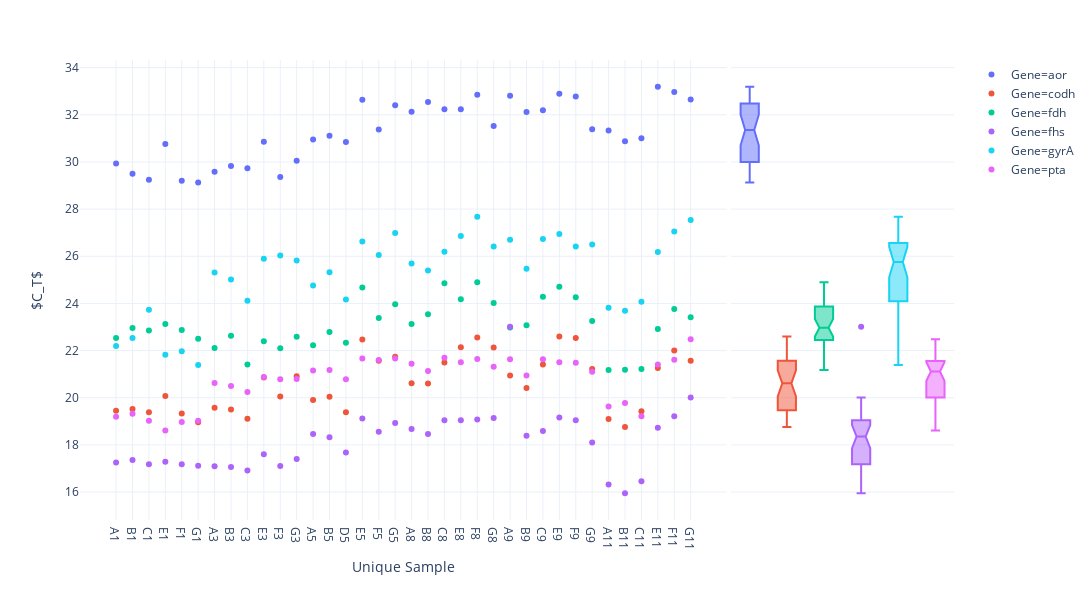

Write notebook code for a chart like this one.
### Markdown cell above
## Distribution of Ct values for all genes

### Code cell
fig = px.scatter(
    sampleCts.reset_index(
    ).assign(
        **{
            "Unique Sample": lambda df: df.Bottle.str.cat(df.Sample.map(str))
        }
    ).sort_values(
        ["Sample", "Bottle"]
    ),
    y="Ct",
    color="GOI",
    x="Unique Sample",
    marginal_y="box",
    template="plotly_white",
    width=1200,
    labels={
        "Ct": "$C_T$",
        "GOI": "Gene"
    }
)

pio.write_image(fig, str(results_path / 'all-cts.svg'))
fig

### Figure 1 — Plotly figure (JSON) as saved in the notebook; plotly's stock layout.template omitted (floating-point values rounded to 4 significant figures)
{"data": [{"hovertemplate": "Gene=aor<br>Unique Sample=%{x}<br>$C_T$=%{y}<extra></extra>", "legendgroup": "Gene=aor", "marker": {"color": "#636efa", "symbol": "circle"}, "mode": "markers", "name": "Gene=aor", "showlegend": true, "type": "scatter", "uid": "0437ab5a-b669-44bd-898d-d57bfb4a3d9a", "x": ["A1", "B1", "C1", "E1", "F1", "G1", "A3", "B3", "C3", "E3", "F3", "G3", "A5", "B5", "D5", "E5", "F5", "G5", "A8", "B8", "C8", "E8", "F8", "G8", "A9", "B9", "C9", "E9", "F9", "G9", "A11", "B11", "C11", "E11", "F11", "G11"], "xaxis": "x", "y": [29.94, 29.5, 29.25, 30.76, 29.2, 29.13, 29.58, 29.83, 29.73, 30.86, 29.36, 30.05, 30.95, 31.11, 30.85, 32.64, 31.38, 32.41, 32.13, 32.54, 32.24, 32.24, 32.85, 31.53, 32.81, 32.12, 32.19, 32.89, 32.78, 31.39, 31.33, 30.88, 31.01, 33.19, 32.97, 32.65], "yaxis": "y"}, {"alignmentgroup": "True", "legendgroup": "Gene=aor", "marker": {"color": "#636efa", "symbol": "circle"}, "name": "Gene=aor", "notched": true, "offsetgroup": "Gene=aor", "showlegend": false, "type": "box", "uid": "7a220319-4625-4d05-abb1-bd47db3e2a33", "xaxis": "x2", "y": [29.94, 29.5, 29.25, 30.76, 29.2, 29.13, 29.58, 29.83, 29.73, 30.86, 29.36, 30.05, 30.95, 31.11, 30.85, 32.64, 31.38, 32.41, 32.13, 32.54, 32.24, 32.24, 32.85, 31.53, 32.81, 32.12, 32.19, 32.89, 32.78, 31.39, 31.33, 30.88, 31.01, 33.19, 32.97, 32.65], "yaxis": "y"}, {"hovertemplate": "Gene=codh<br>Unique Sample=%{x}<br>$C_T$=%{y}<extra></extra>", "legendgroup": "Gene=codh", "marker": {"color": "#EF553B", "symbol": "circle"}, "mode": "markers", "name": "Gene=codh", "showlegend": true, "type": "scatter", "uid": "c0b73291-9651-4024-9fc5-1d90c738e05e", "x": ["A1", "B1", "C1", "E1", "F1", "G1", "A3", "B3", "C3", "E3", "F3", "G3", "A5", "B5", "D5", "E5", "F5", "G5", "A8", "B8", "C8", "E8", "F8", "G8", "A9", "B9", "C9", "E9", "F9", "G9", "A11", "B11", "C11", "E11", "F11", "G11"], "xaxis": "x", "y": [19.45, 19.52, 19.39, 20.07, 19.33, 18.96, 19.58, 19.5, 19.11, 20.86, 20.05, 20.91, 19.91, 20.04, 19.39, 22.47, 21.57, 21.74, 20.62, 20.6, 21.5, 22.14, 22.56, 22.13, 20.94, 20.41, 21.41, 22.6, 22.53, 21.22, 19.1, 18.76, 19.43, 21.26, 22, 21.57], "yaxis": "y"}, {"alignmentgroup": "True", "legendgroup": "Gene=codh", "marker": {"color": "#EF553B", "symbol": "circle"}, "name": "Gene=codh", "notched": true, "offsetgroup": "Gene=codh", "showlegend": false, "type": "box", "uid": "c85053f5-9616-40ef-8c1d-f4bfc7faf3cf", "xaxis": "x2", "y": [19.45, 19.52, 19.39, 20.07, 19.33, 18.96, 19.58, 19.5, 19.11, 20.86, 20.05, 20.91, 19.91, 20.04, 19.39, 22.47, 21.57, 21.74, 20.62, 20.6, 21.5, 22.14, 22.56, 22.13, 20.94, 20.41, 21.41, 22.6, 22.53, 21.22, 19.1, 18.76, 19.43, 21.26, 22, 21.57], "yaxis": "y"}, {"hovertemplate": "Gene=fdh<br>Unique Sample=%{x}<br>$C_T$=%{y}<extra></extra>", "legendgroup": "Gene=fdh", "marker": {"color": "#00cc96", "symbol": "circle"}, "mode": "markers", "name": "Gene=fdh", "showlegend": true, "type": "scatter", "uid": "5ada4a08-ab45-47f0-b266-a13402a7e8cc", "x": ["A1", "B1", "C1", "E1", "F1", "G1", "A3", "B3", "C3", "E3", "F3", "G3", "A5", "B5", "D5", "E5", "F5", "G5", "A8", "B8", "C8", "E8", "F8", "G8", "A9", "B9", "C9", "E9", "F9", "G9", "A11", "B11", "C11", "E11", "F11", "G11"], "xaxis": "x", "y": [22.53, 22.96, 22.85, 23.13, 22.87, 22.5, 22.11, 22.63, 21.41, 22.4, 22.1, 22.59, 22.23, 22.79, 22.33, 24.68, 23.38, 23.97, 23.13, 23.54, 24.86, 24.18, 24.9, 24.02, 22.98, 23.08, 24.28, 24.71, 24.26, 23.25, 21.18, 21.19, 21.22, 22.92, 23.76, 23.41], "yaxis": "y"}, {"alignmentgroup": "True", "legendgroup": "Gene=fdh", "marker": {"color": "#00cc96", "symbol": "circle"}, "name": "Gene=fdh", "notched": true, "offsetgroup": "Gene=fdh", "showlegend": false, "type": "box", "uid": "bf5c3464-d211-4b6d-8406-db7aeb8d4ce8", "xaxis": "x2", "y": [22.53, 22.96, 22.85, 23.13, 22.87, 22.5, 22.11, 22.63, 21.41, 22.4, 22.1, 22.59, 22.23, 22.79, 22.33, 24.68, 23.38, 23.97, 23.13, 23.54, 24.86, 24.18, 24.9, 24.02, 22.98, 23.08, 24.28, 24.71, 24.26, 23.25, 21.18, 21.19, 21.22, 22.92, 23.76, 23.41], "yaxis": "y"}, {"hovertemplate": "Gene=fhs<br>Unique Sample=%{x}<br>$C_T$=%{y}<extra></extra>", "legendgroup": "Gene=fhs", "marker": {"color": "#ab63fa", "symbol": "circle"}, "mode": "markers", "name": "Gene=fhs", "showlegend": true, "type": "scatter", "uid": "0ec36125-508f-4941-961f-f06804131309", "x": ["A1", "B1", "C1", "E1", "F1", "G1", "A3", "B3", "C3", "E3", "F3", "G3", "A5", "B5", "D5", "E5", "F5", "G5", "A8", "B8", "C8", "E8", "F8", "G8", "A9", "B9", "C9", "E9", "F9", "G9", "A11", "B11", "C11", "E11", "F11", "G11"], "xaxis": "x", "y": [17.25, 17.36, 17.18, 17.29, 17.18, 17.12, 17.09, 17.06, 16.91, 17.6, 17.11, 17.4, 18.46, 18.32, 17.68, 19.12, 18.56, 18.93, 18.68, 18.46, 19.05, 19.05, 19.08, 19.14, 23.01, 18.39, 18.59, 19.16, 19.05, 18.1, 16.32, 15.95, 16.46, 18.73, 19.22, 20.01], "yaxis": "y"}, {"alignmentgroup": "True", "legendgroup": "Gene=fhs", "marker": {"color": "#ab63fa", "symbol": "circle"}, "name": "Gene=fhs", "notched": true, "offsetgroup": "Gene=fhs", "showlegend": false, "type": "box", "uid": "6cafc925-4eb7-4a20-8573-8491b91e6350", "xaxis": "x2", "y": [17.25, 17.36, 17.18, 17.29, 17.18, 17.12, 17.09, 17.06, 16.91, 17.6, 17.11, 17.4, 18.46, 18.32, 17.68, 19.12, 18.56, 18.93, 18.68, 18.46, 19.05, 19.05, 19.08, 19.14, 23.01, 18.39, 18.59, 19.16, 19.05, 18.1, 16.32, 15.95, 16.46, 18.73, 19.22, 20.01], "yaxis": "y"}, {"hovertemplate": "Gene=gyrA<br>Unique Sample=%{x}<br>$C_T$=%{y}<extra></extra>", "legendgroup": "Gene=gyrA", "marker": {"color": "#19d3f3", "symbol": "circle"}, "mode": "markers", "name": "Gene=gyrA", "showlegend": true, "type": "scatter", "uid": "c95f523e-93da-44f4-82df-f474ecbf2403", "x": ["A1", "B1", "C1", "E1", "F1", "G1", "A3", "B3", "C3", "E3", "F3", "G3", "A5", "B5", "D5", "E5", "F5", "G5", "A8", "B8", "C8", "E8", "F8", "G8", "A9", "B9", "C9", "E9", "F9", "G9", "A11", "B11", "C11", "E11", "F11", "G11"], "xaxis": "x", "y": [22.2, 22.53, 23.73, 21.82, 21.97, 21.39, 25.31, 25.02, 24.11, 25.9, 26.03, 25.82, 24.76, 25.32, 24.17, 26.63, 26.05, 26.99, 25.69, 25.4, 26.19, 26.86, 27.68, 26.42, 26.7, 25.47, 26.73, 26.95, 26.41, 26.5, 23.82, 23.69, 24.07, 26.18, 27.05, 27.54], "yaxis": "y"}, {"alignmentgroup": "True", "legendgroup": "Gene=gyrA", "marker": {"color": "#19d3f3", "symbol": "circle"}, "name": "Gene=gyrA", "notched": true, "offsetgroup": "Gene=gyrA", "showlegend": false, "type": "box", "uid": "51b5b14b-222a-49c0-9434-910d60ac37e0", "xaxis": "x2", "y": [22.2, 22.53, 23.73, 21.82, 21.97, 21.39, 25.31, 25.02, 24.11, 25.9, 26.03, 25.82, 24.76, 25.32, 24.17, 26.63, 26.05, 26.99, 25.69, 25.4, 26.19, 26.86, 27.68, 26.42, 26.7, 25.47, 26.73, 26.95, 26.41, 26.5, 23.82, 23.69, 24.07, 26.18, 27.05, 27.54], "yaxis": "y"}, {"hovertemplate": "Gene=pta<br>Unique Sample=%{x}<br>$C_T$=%{y}<extra></extra>", "legendgroup": "Gene=pta", "marker": {"color": "#e763fa", "symbol": "circle"}, "mode": "markers", "name": "Gene=pta", "showlegend": true, "type": "scatter", "uid": "f1f1df06-657a-475e-8d9a-0f43d44f7ca0", "x": ["A1", "B1", "C1", "E1", "F1", "G1", "A3", "B3", "C3", "E3", "F3", "G3", "A5", "B5", "D5", "E5", "F5", "G5", "A8", "B8", "C8", "E8", "F8", "G8", "A9", "B9", "C9", "E9", "F9", "G9", "A11", "B11", "C11", "E11", "F11", "G11"], "xaxis": "x", "y": [19.19, 19.32, 19.02, 18.61, 18.97, 19.03, 20.63, 20.5, 20.24, 20.88, 20.79, 20.8, 21.16, 21.18, 20.78, 21.67, 21.6, 21.66, 21.44, 21.13, 21.7, 21.51, 21.64, 21.32, 21.63, 20.94, 21.63, 21.51, 21.48, 21.1, 19.63, 19.78, 19.22, 21.41, 21.61, 22.48], "yaxis": "y"}, {"alignmentgroup": "True", "legendgroup": "Gene=pta", "marker": {"color": "#e763fa", "symbol": "circle"}, "name": "Gene=pta", "notched": true, "offsetgroup": "Gene=pta", "showlegend": false, "type": "box", "uid": "53279008-84bf-49b0-b95a-1ee829dd1d5a", "xaxis": "x2", "y": [19.19, 19.32, 19.02, 18.61, 18.97, 19.03, 20.63, 20.5, 20.24, 20.88, 20.79, 20.8, 21.16, 21.18, 20.78, 21.67, 21.6, 21.66, 21.44, 21.13, 21.7, 21.51, 21.64, 21.32, 21.63, 20.94, 21.63, 21.51, 21.48, 21.1, 19.63, 19.78, 19.22, 21.41, 21.61, 22.48], "yaxis": "y"}], "layout": {"barmode": "overlay", "height": 600, "legend": {"tracegroupgap": 0}, "margin": {"t": 60}, "violinmode": "overlay", "width": 1200, "xaxis": {"domain": [0, 0.74], "showgrid": true, "title": {"text": "Unique Sample"}}, "xaxis2": {"domain": [0.745, 1], "showticklabels": false}, "yaxis": {"title": {"text": "$C_T$"}}}}
